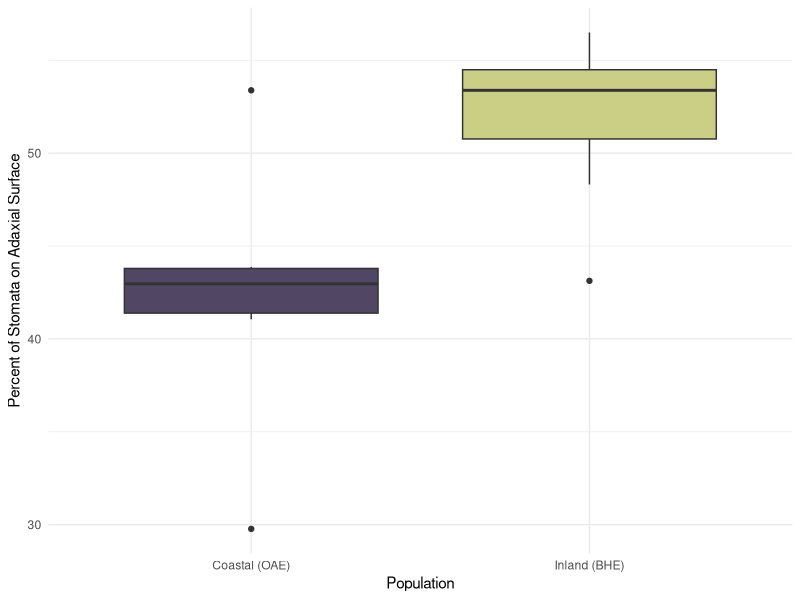

This figure's R source:
# Primary contributor: Cam
# Purpose: Preliminary analysis of stomata data to compare BHE and OAE populations

require(tidyverse)
require(readxl)

# Data wrangling
stomata =  read_csv('./Data/stomatal_density_data_06-13-24.csv') %>%
  # Remove missing data
  filter(!is.na(stomata_count)) %>% 
  # Separate file_name column
  separate(
    col = file_name, 
    sep = '_',
    into = c('pop.code', 'replicate', 'leaf_side', 'view_rep')
  ) %>%
  # Get average stomata count for each leaf side
  group_by(pop.code, replicate, leaf_side) %>%
  summarize(stomata_count = mean(.data[['stomata_count']], na.rm = TRUE)) %>%
  ungroup() %>%
  # Reshape data
  pivot_wider(
    id_cols = c(pop.code, replicate), 
    names_from = leaf_side,
    values_from = stomata_count,
    names_prefix = "stomata_count_",
  ) %>%
  # Create more stomata columns
  mutate(
    # Total amount of stomata on both sides
    stomata_count_total = stomata_count_ab + stomata_count_ad, 
    # Adaxial vs. abaxial ratio, 1 = equal stomata, >1 more stomata on abaxial side
    amphistomy = stomata_count_ad / stomata_count_ab 
  )
  
View(stomata)

# Compare Abaxial vs. Adaxial Stomata Counts for each pop
stomata %>%
  filter(pop.code %in% c('BHE', 'OAE')) %>%
  mutate(pop.code = if_else(pop.code == 'BHE', 'Inland (BHE)', 'Coastal (OAE)')) %>%
  ggplot() +
  aes(x = pop.code, fill = pop.code, y = stomata_count_ab / stomata_count_total * 100) +
  geom_boxplot() +
  # Labels
  scale_x_discrete(name = 'Population') +
  scale_y_continuous(name = 'Percent of Stomata on Adaxial Surface') +
  # Style
  scale_fill_manual(values = c('#514663', '#cacf85')) +
  theme_minimal() +
  theme(
    legend.position = "none"
  )


